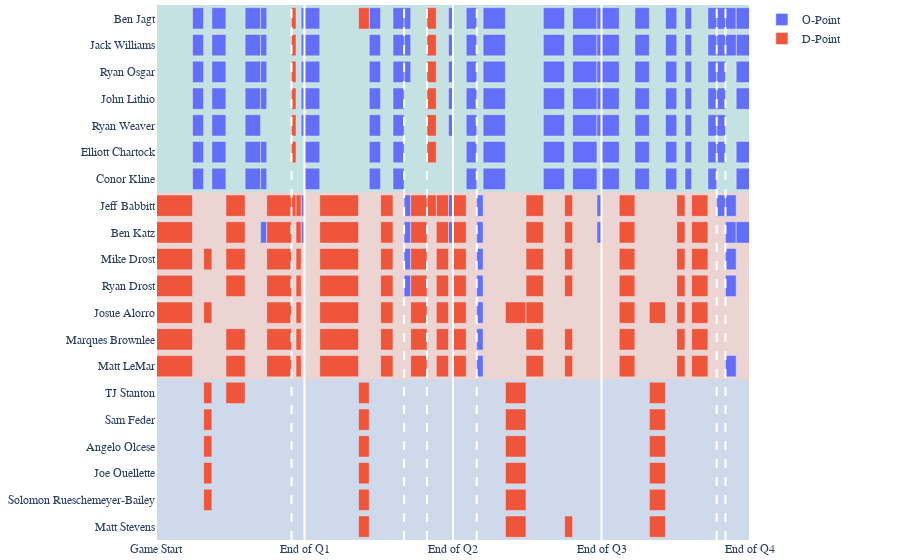

Source (notebook cell):
### Code cell
g = audl.Game(s.get_game_info()["url"].iloc[0])
# g.get_home_events(upload=True)
# g.get_away_events(upload=True)
fig = g.visual_game_flow(color="o_point", home=True, qc=True)
fig

### Figure 1 — Plotly figure (JSON) as saved in the notebook; plotly's stock layout.template omitted (floating-point values rounded to 4 significant figures; data arrays with more than 128 entries replaced by an {"elided": "..."} marker saying what was removed)
{"data": [{"alignmentgroup": "True", "base": {"elided": "168 float values"}, "customdata": {"elided": "168x8 mixed values"}, "hovertemplate": "%{customdata[0]}<br>Segment Start: %{customdata[1]}%{customdata[6]}<br>Segment End: %{customdata[2]}%{customdata[7]}<br>Initial Possession: %{customdata[3]}<br>Outcome: %{customdata[4]}<br>Total Turns During Point: %{customdata[5]}<br><extra></extra>", "legendgroup": "O-Point", "marker": {"color": "#636efa"}, "name": "O-Point", "offsetgroup": "O-Point", "orientation": "h", "showlegend": true, "textposition": "auto", "type": "bar", "x": {"elided": "168 float values"}, "xaxis": "x", "y": {"elided": "168 str values"}, "yaxis": "y"}, {"alignmentgroup": "True", "base": {"elided": "147 int values"}, "customdata": {"elided": "147x8 mixed values"}, "hovertemplate": "%{customdata[0]}<br>Segment Start: %{customdata[1]}%{customdata[6]}<br>Segment End: %{customdata[2]}%{customdata[7]}<br>Initial Possession: %{customdata[3]}<br>Outcome: %{customdata[4]}<br>Total Turns During Point: %{customdata[5]}<br><extra></extra>", "legendgroup": "D-Point", "marker": {"color": "#EF553B"}, "name": "D-Point", "offsetgroup": "D-Point", "orientation": "h", "showlegend": true, "textposition": "auto", "type": "bar", "x": {"elided": "147 int values"}, "xaxis": "x", "y": {"elided": "147 str values"}, "yaxis": "y"}], "layout": {"barmode": "overlay", "coloraxis": {"colorbar": {"dtick": 1, "tick0": 0, "title": {"text": "Turns During Point"}}, "colorscale": [[0, "rgb(150,150,150)"], [0.33, "rgb(200,200,50)"], [0.67, "rgb(200,100,50)"], [1, "rgb(200,50,50)"]]}, "font": {"family": "TW Cen MT"}, "hoverlabel": {"font": {"family": "TW Cen MT"}}, "legend": {"title": {}, "tracegroupgap": 0}, "margin": {"autoexpand": false, "b": 20, "l": 156, "r": 150, "t": 5}, "shapes": [{"layer": "above", "line": {"color": "white", "dash": "solid", "width": 2}, "type": "line", "x0": 0, "x1": 0, "xref": "x", "y0": 0, "y1": 1, "yref": "y domain"}, {"layer": "above", "line": {"color": "white", "dash": "solid", "width": 2}, "type": "line", "x0": 720, "x1": 720, "xref": "x", "y0": 0, "y1": 1, "yref": "y domain"}, {"layer": "above", "line": {"color": "white", "dash": "solid", "width": 2}, "type": "line", "x0": 1440, "x1": 1440, "xref": "x", "y0": 0, "y1": 1, "yref": "y domain"}, {"layer": "above", "line": {"color": "white", "dash": "solid", "width": 2}, "type": "line", "x0": 2160, "x1": 2160, "xref": "x", "y0": 0, "y1": 1, "yref": "y domain"}, {"layer": "above", "line": {"color": "white", "dash": "solid", "width": 2}, "type": "line", "x0": 2880, "x1": 2880, "xref": "x", "y0": 0, "y1": 1, "yref": "y domain"}, {"layer": "above", "line": {"color": "white", "dash": "dash", "width": 2}, "type": "line", "x0": 657, "x1": 657, "xref": "x", "y0": 0, "y1": 1, "yref": "y domain"}, {"layer": "above", "line": {"color": "white", "dash": "dash", "width": 2}, "type": "line", "x0": 1203, "x1": 1203, "xref": "x", "y0": 0, "y1": 1, "yref": "y domain"}, {"layer": "above", "line": {"color": "white", "dash": "dash", "width": 2}, "type": "line", "x0": 1314, "x1": 1314, "xref": "x", "y0": 0, "y1": 1, "yref": "y domain"}, {"layer": "above", "line": {"color": "white", "dash": "dash", "width": 2}, "type": "line", "x0": 1555, "x1": 1555, "xref": "x", "y0": 0, "y1": 1, "yref": "y domain"}, {"layer": "above", "line": {"color": "white", "dash": "dash", "width": 2}, "type": "line", "x0": 2761, "x1": 2761, "xref": "x", "y0": 0, "y1": 1, "yref": "y domain"}, {"layer": "above", "line": {"color": "white", "dash": "dash", "width": 2}, "type": "line", "x0": 2718.0, "x1": 2718.0, "xref": "x", "y0": 0, "y1": 1, "yref": "y domain"}, {"fillcolor": "rgb(102,194,165)", "layer": "below", "line": {"width": 0}, "opacity": 0.25, "type": "rect", "x0": 0, "x1": 1, "xref": "x domain", "y0": 12.5, "y1": 19.5, "yref": "y"}, {"fillcolor": "rgb(252,141,98)", "layer": "below", "line": {"width": 0}, "opacity": 0.25, "type": "rect", "x0": 0, "x1": 1, "xref": "x domain", "y0": 5.5, "y1": 12.5, "yref": "y"}, {"fillcolor": "rgb(141,160,203)", "layer": "below", "line": {"width": 0}, "opacity": 0.25, "type": "rect", "x0": 0, "x1": 1, "xref": "x domain", "y0": -0.5, "y1": 5.5, "yref": "y"}], "xaxis": {"anchor": "y", "domain": [0, 1], "fixedrange": true, "range": [0, 2880], "showgrid": false, "tickmode": "array", "ticks": "", "ticktext": ["Game Start", "End of Q1", "End of Q2", "End of Q3", "End of Q4"], "tickvals": [0, 720, 1440, 2160, 2880], "type": "linear"}, "yaxis": {"anchor": "x", "categoryarray": ["Matt Stevens", "Solomon Rueschemeyer-Bailey", "Joe Ouellette", "Angelo Olcese", "Sam Feder", "TJ Stanton", "Matt LeMar", "Marques Brownlee", "Josue Alorro", "Ryan Drost", "Mike Drost", "Ben Katz", "Jeff Babbitt", "Conor Kline", "Elliott Chartock", "Ryan Weaver", "John Lithio", "Ryan Osgar", "Jack Williams", "Ben Jagt"], "categoryorder": "array", "domain": [0, 1], "fixedrange": true, "title": {}}}}
